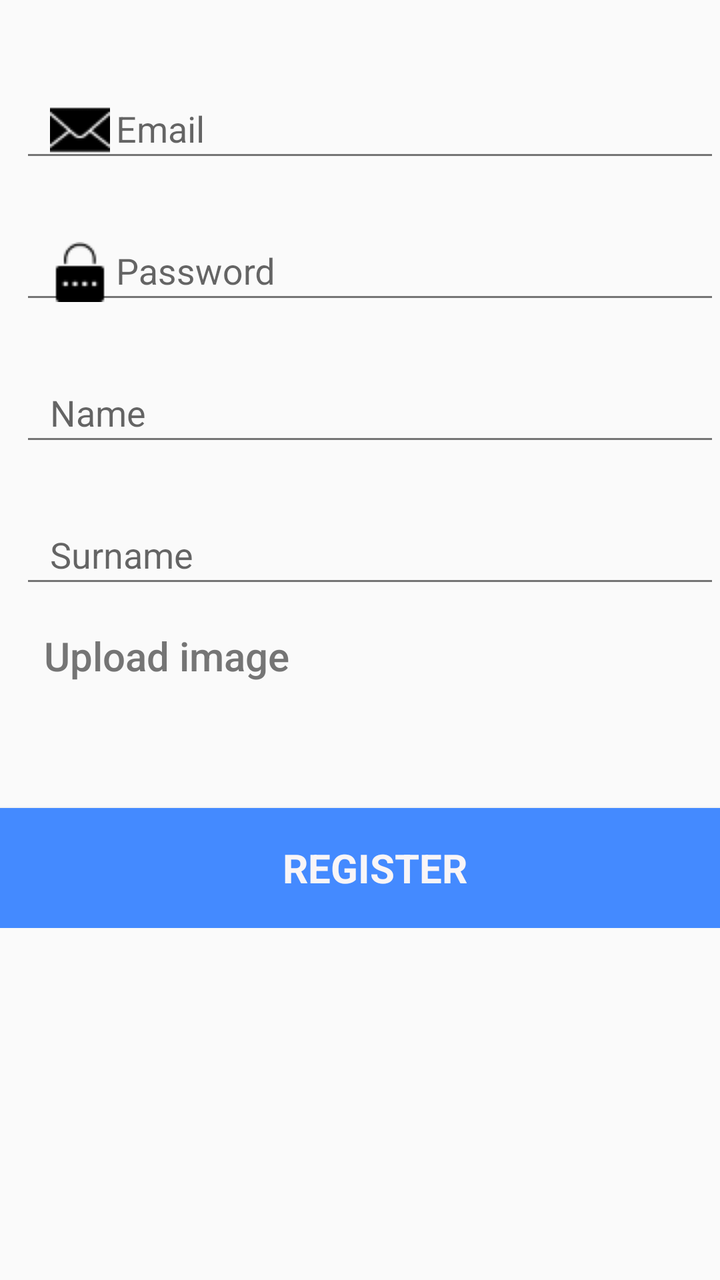
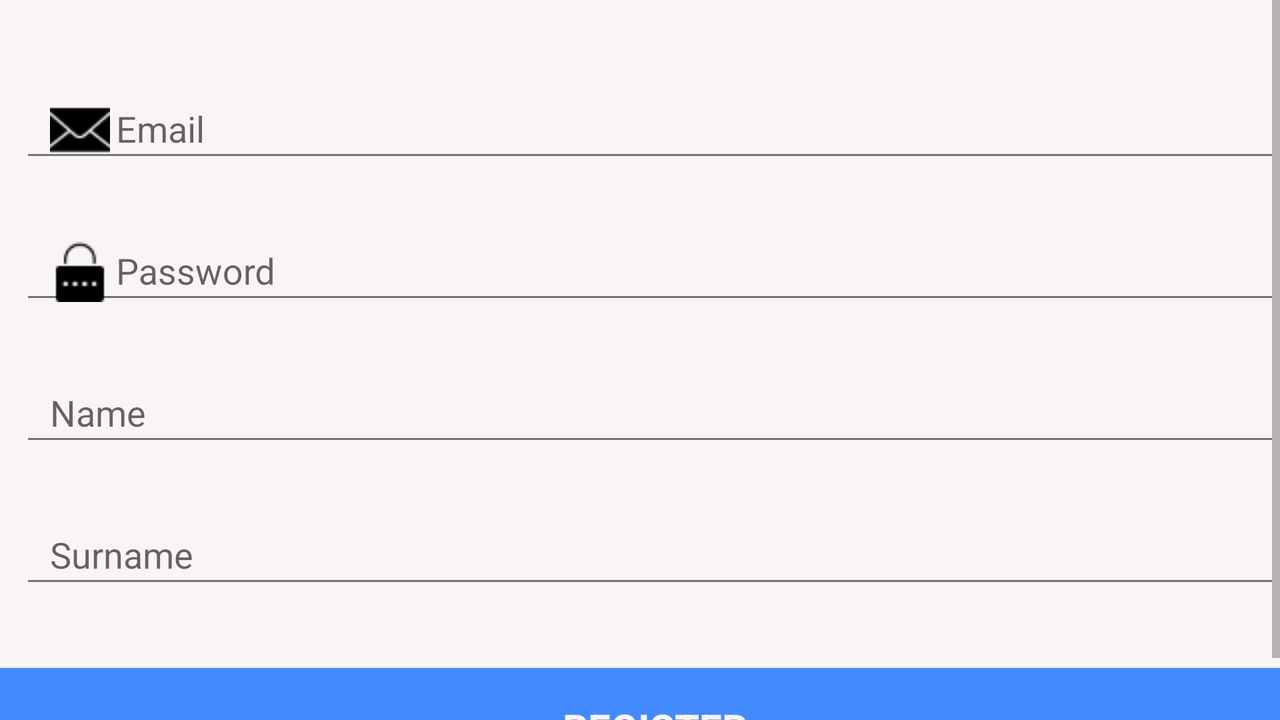

The same Android screen from two of the app's own layout files: first res/layout/ as a phone draws it, then the author's variant for another configuration, drawn on a device whose configuration selects that folder. Both files follow.
<!-- AndroidManifest.xml: application theme MyAppTheme -->
<!-- res/layout/activity_register.xml -->
<?xml version="1.0" encoding="utf-8"?>
<ScrollView xmlns:android="http://schemas.android.com/apk/res/android"
    xmlns:app="http://schemas.android.com/apk/res-auto"
    xmlns:tools="http://schemas.android.com/tools"
    android:layout_width="match_parent"
    android:layout_height="match_parent"
    tools:context="ua.nure.fedorenko.kidstim.activity.RegisterActivity">

    <LinearLayout
        android:layout_width="match_parent"
        android:layout_height="wrap_content"
        android:orientation="vertical">

        <android.support.design.widget.TextInputLayout
            android:id="@+id/emailLayout"
            style="@style/TextInputStyle"
            android:layout_marginTop="30dp"
            app:errorTextAppearance="@style/error">

            <EditText
                android:id="@+id/emailEditText"
                style="@style/RegisterEditTextStyle"
                android:layout_marginTop="50dp"
                android:drawableLeft="@drawable/lo2"
                android:drawableStart="@drawable/lo2"
                android:hint="@string/prompt_email"
                android:inputType="text" />
        </android.support.design.widget.TextInputLayout>

        <android.support.design.widget.TextInputLayout
            android:id="@+id/passwordLayout"
            style="@style/TextInputStyle"
            app:errorTextAppearance="@style/error">

            <EditText
                android:id="@+id/passwordEditText"
                style="@style/RegisterEditTextStyle"
                android:drawableLeft="@drawable/pas1"
                android:drawableStart="@drawable/pas1"
                android:hint="@string/prompt_password"
                android:inputType="textPassword" />
        </android.support.design.widget.TextInputLayout>

        <android.support.design.widget.TextInputLayout
            android:id="@+id/nameLayout"
            style="@style/TextInputStyle"
            app:errorTextAppearance="@style/error">

            <EditText
                android:id="@+id/nameEditText"
                style="@style/RegisterEditTextStyle"
                android:hint="@string/name"
                android:inputType="text" />
        </android.support.design.widget.TextInputLayout>

        <android.support.design.widget.TextInputLayout
            android:id="@+id/surnameLayout"
            style="@style/TextInputStyle"
            android:layout_marginBottom="5dp"
            app:errorTextAppearance="@style/error">

            <EditText
                android:id="@+id/surnameEditText"
                style="@style/RegisterEditTextStyle"
                android:hint="@string/surname"
                android:inputType="text" />
        </android.support.design.widget.TextInputLayout>

        <LinearLayout
            android:layout_width="wrap_content"
            android:layout_height="wrap_content"
            android:orientation="horizontal">

            <Button
                android:id="@+id/uploadImageButton"
                style="@style/BorderlessButtonStyle"
                android:layout_width="wrap_content"
                android:layout_height="wrap_content"
                android:layout_marginLeft="10dp"
                android:layout_marginStart="10dp"
                android:text="@string/upload_image" />

            <ImageView
                android:id="@+id/uploadedImage"
                android:layout_width="70dp"
                android:layout_height="70dp" />
        </LinearLayout>

        <Button
            android:id="@+id/registerButton"
            style="@style/AccentButtonStyle"
            android:text="@string/register" />
    </LinearLayout>
</ScrollView>
<!-- resources referenced by this layout -->
<resources>
  <!-- drawable lo2: png bitmap (drawable, 640 bytes) -->
  <!-- drawable pas1: png bitmap (drawable, 564 bytes) -->
  <string name="name">Name</string>
  <string name="prompt_email">Email</string>
  <string name="prompt_password">Password</string>
  <string name="register">Register</string>
  <string name="surname">Surname</string>
  <string name="upload_image">Upload image</string>
  <style name="AccentButtonStyle" parent="EditTextStyle">
          <item name="android:background">@color/accent</item>
          <item name="android:textSize">20sp</item>
          <item name="android:textStyle">bold</item>
          <item name="android:textColor">@color/white</item>
      </style>
  <style name="BorderlessButtonStyle" parent="Base.Widget.AppCompat.Button.Borderless">
          <item name="android:layout_marginBottom">15dp</item>
          <item name="android:textSize">20sp</item>
          <item name="android:layout_width">match_parent</item>
          <item name="android:textAllCaps">false</item>
          <item name="android:layout_height">70dp</item>
          <item name="android:textColor">@color/secondary_text</item>
      </style>
  <style name="RegisterEditTextStyle" parent="EditTextStyle">
          <item name="android:layout_height">45dp</item>
          <item name="android:drawablePadding">3dp</item>
          <item name="android:layout_marginTop">10dp</item>
      </style>
  <style name="TextInputStyle">
          <item name="android:layout_width">match_parent</item>
          <item name="android:layout_height">wrap_content</item>
          <item name="android:layout_marginBottom">15dp</item>
          <item name="android:layout_marginLeft">10dp</item>
          <item name="android:minHeight">50dp</item>
      </style>
  <style name="error" parent="@android:style/TextAppearance">
          <item name="android:textColor">@color/secondary_text
          </item>
          <item name="android:textSize">12sp</item>
      </style>
  <style name="MyAppTheme" parent="Theme.AppCompat.Light.DarkActionBar">
          <item name="colorPrimary">@color/primary</item>
          <item name="colorPrimaryDark">@color/primary_dark</item>
          <item name="colorAccent">@color/accent</item>
          <item name="android:textColorPrimary">@color/primary_text</item>
          <item name="android:textColorSecondary">@color/secondary_text</item>
      </style>
  <style name="EditTextStyle">
          <item name="android:layout_width">match_parent</item>
          <item name="android:paddingLeft">15dp</item>
          <item name="android:layout_height">60dp</item>
          <item name="android:drawablePadding">10dp</item>
          <item name="android:layout_marginTop">30dp</item>
          <item name="android:fontFamily">sans-serif</item>
      </style>
  <color name="accent">#448AFF</color>
  <color name="white">#FFF9F5F7</color>
  <color name="secondary_text">#757575</color>
  <color name="primary">#4CAF50</color>
  <color name="primary_dark">#388E3C</color>
  <color name="primary_text">#212121</color>
</resources>
<!-- res/layout-land/activity_register.xml (the author's variant of the layout above) -->
<!-- drawn on the phone turned sideways -->
<?xml version="1.0" encoding="utf-8"?>
<ScrollView xmlns:android="http://schemas.android.com/apk/res/android"
    android:layout_width="fill_parent"
    android:layout_height="match_parent"
    android:scrollbars="vertical">
<LinearLayout xmlns:android="http://schemas.android.com/apk/res/android"
    xmlns:app="http://schemas.android.com/apk/res-auto"
    xmlns:tools="http://schemas.android.com/tools"
    android:layout_width="match_parent"
    android:layout_height="wrap_content"
    android:background="@color/white"
    android:orientation="vertical"
    tools:context="ua.nure.fedorenko.kidstim.activity.RegisterActivity">

    <android.support.design.widget.TextInputLayout
        android:id="@+id/emailLayout"
        style="@style/TextInputStyle"
        android:layout_marginTop="30dp"
        app:errorTextAppearance="@style/error">

        <EditText
            android:id="@+id/emailEditText"
            style="@style/RegisterEditTextStyle"
            android:layout_marginTop="50dp"
            android:drawableLeft="@drawable/lo2"
            android:drawableStart="@drawable/lo2"
            android:hint="@string/prompt_email"
            android:inputType="text" />
    </android.support.design.widget.TextInputLayout>

    <android.support.design.widget.TextInputLayout
        android:id="@+id/passwordLayout"
        style="@style/TextInputStyle"
        app:errorTextAppearance="@style/error">

        <EditText
            android:id="@+id/passwordEditText"
            style="@style/RegisterEditTextStyle"
            android:drawableLeft="@drawable/pas1"
            android:drawableStart="@drawable/pas1"
            android:hint="@string/prompt_password"
            android:inputType="textPassword" />
    </android.support.design.widget.TextInputLayout>

    <android.support.design.widget.TextInputLayout
        android:id="@+id/nameLayout"
        style="@style/TextInputStyle"
        app:errorTextAppearance="@style/error">

        <EditText
            android:id="@+id/nameEditText"
            style="@style/RegisterEditTextStyle"
            android:hint="@string/name"
            android:inputType="text" />
    </android.support.design.widget.TextInputLayout>

    <android.support.design.widget.TextInputLayout
        android:id="@+id/surnameLayout"
        style="@style/TextInputStyle"
        android:layout_marginBottom="5dp"
        app:errorTextAppearance="@style/error">

        <EditText
            android:id="@+id/surnameEditText"
            style="@style/RegisterEditTextStyle"
            android:hint="@string/surname"
            android:inputType="text" />
    </android.support.design.widget.TextInputLayout>

    <Button
        android:id="@+id/registerButton"
        style="@style/AccentButtonStyle"
        android:text="@string/register" />
</LinearLayout>
</ScrollView>
<!-- resources referenced by the variant -->
<!-- as the phone turned sideways resolves them -->
<resources>
  <color name="white">#FFF9F5F7</color>
  <!-- drawable lo2: png bitmap (drawable, 640 bytes) -->
  <!-- drawable pas1: png bitmap (drawable, 564 bytes) -->
  <string name="name">Name</string>
  <string name="prompt_email">Email</string>
  <string name="prompt_password">Password</string>
  <string name="register">Register</string>
  <string name="surname">Surname</string>
  <style name="AccentButtonStyle" parent="EditTextStyle">
          <item name="android:background">@color/accent</item>
          <item name="android:textSize">20sp</item>
          <item name="android:textStyle">bold</item>
          <item name="android:textColor">@color/white</item>
      </style>
  <style name="RegisterEditTextStyle" parent="EditTextStyle">
          <item name="android:layout_height">45dp</item>
          <item name="android:drawablePadding">3dp</item>
          <item name="android:layout_marginTop">10dp</item>
      </style>
  <style name="TextInputStyle">
          <item name="android:layout_width">match_parent</item>
          <item name="android:layout_height">wrap_content</item>
          <item name="android:layout_marginBottom">15dp</item>
          <item name="android:layout_marginLeft">10dp</item>
          <item name="android:minHeight">50dp</item>
      </style>
  <style name="error" parent="@android:style/TextAppearance">
          <item name="android:textColor">@color/secondary_text
          </item>
          <item name="android:textSize">12sp</item>
      </style>
  <style name="MyAppTheme" parent="Theme.AppCompat.Light.DarkActionBar">
          <item name="colorPrimary">@color/primary</item>
          <item name="colorPrimaryDark">@color/primary_dark</item>
          <item name="colorAccent">@color/accent</item>
          <item name="android:textColorPrimary">@color/primary_text</item>
          <item name="android:textColorSecondary">@color/secondary_text</item>
      </style>
  <style name="EditTextStyle">
          <item name="android:layout_width">match_parent</item>
          <item name="android:paddingLeft">15dp</item>
          <item name="android:layout_height">60dp</item>
          <item name="android:drawablePadding">10dp</item>
          <item name="android:layout_marginTop">30dp</item>
          <item name="android:fontFamily">sans-serif</item>
      </style>
  <color name="accent">#448AFF</color>
  <color name="secondary_text">#757575</color>
  <color name="primary">#4CAF50</color>
  <color name="primary_dark">#388E3C</color>
  <color name="primary_text">#212121</color>
</resources>
